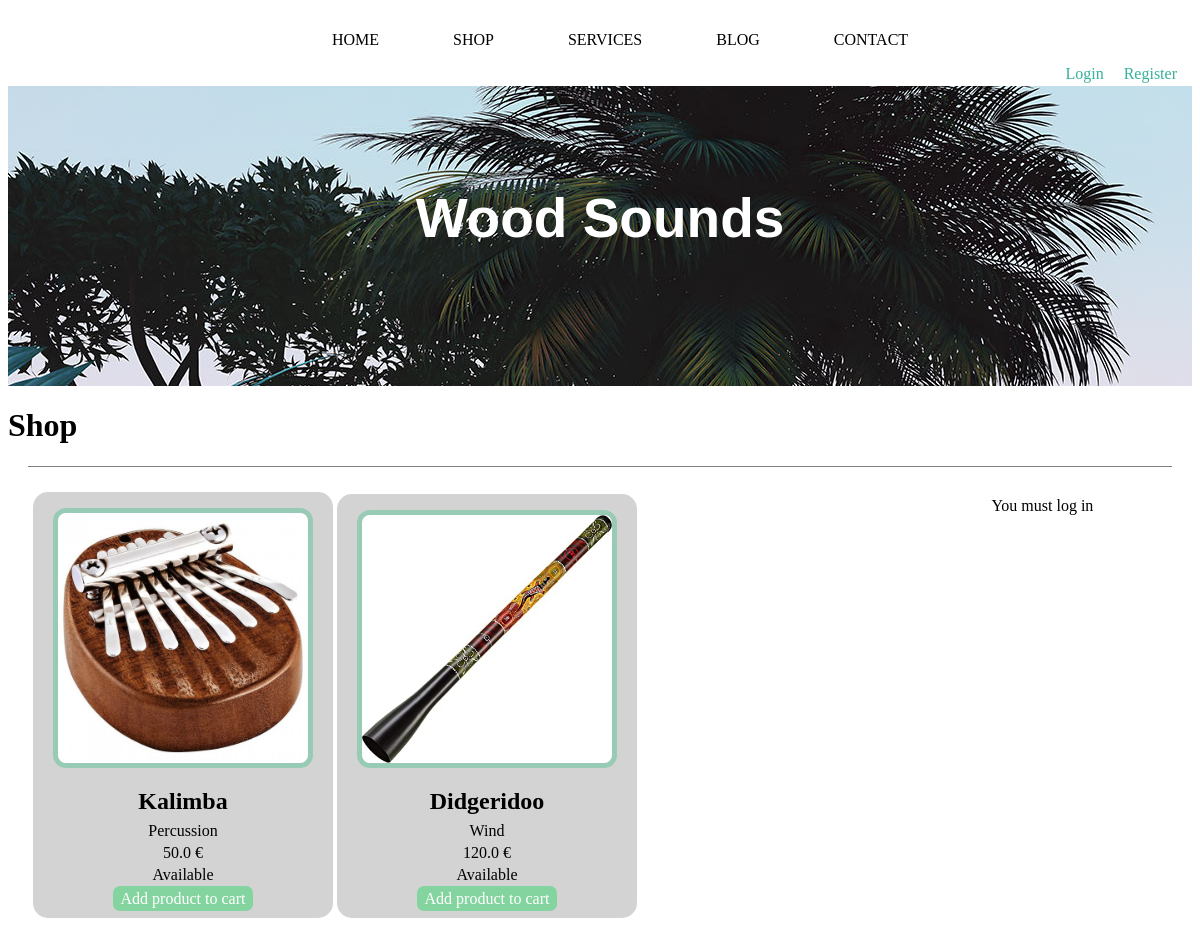
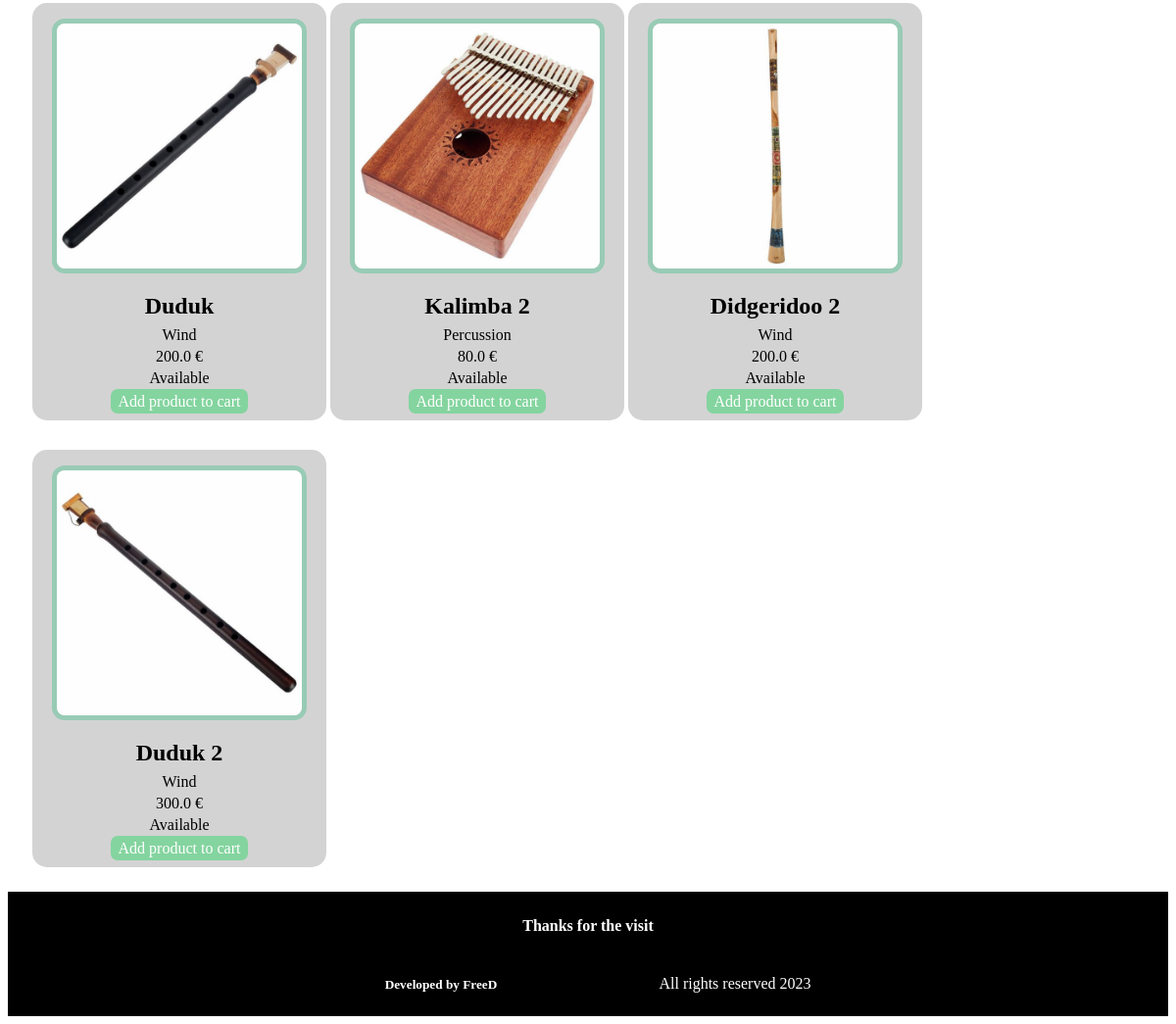
The app's page /shop/ with its own data (2 pictures, top to bottom).
### shop/models.py (models this page shows, shortened)
class Product(models.Model):
    name = models.CharField(max_length=50)
    category = models.ForeignKey(ProductCategory, on_delete=models.CASCADE)
    image = models.ImageField(upload_to="shop", null=True, blank=True)
    price = models.FloatField()
    availability = models.BooleanField(default=True)
    created = models.DateTimeField(auto_now_add=True)
    updated = models.DateTimeField(auto_now_add=True)
    class Meta():
        verbose_name = "product"
        verbose_name_plural = "products"

class ProductCategory(models.Model):
    name = models.CharField(max_length=50)
    created = models.DateTimeField(auto_now_add=True)
    updated = models.DateTimeField(auto_now_add=True)
    class Meta():
        verbose_name = "productcategory"
        verbose_name_plural = "productcategories"
    def __str__(self):
        return self.name

### shop/views.py (the view)
# urls.py: path('shop/', include(shop.urls)),
def shop(request):
    products = Product.objects.all()
    return render(request, "shop/shop.html", {"products": products})

### cart/context_processor.py (called while the page is built)
def cart_total_import(request):
    total = 0
    if request.user.is_authenticated:
        for key, value in request.session["cart"].items():
            total = total + float(value["price"])
    return {"cart_total_import": total}

### shop/templates/shop/shop.html
{% extends "webapp/base.html" %}
{% load static %}
{% block content %}
<main>
    <h1>Shop</h1>
    <section class="shop_section">
        <section class="cart">
            <div>
                {% if request.user.is_authenticated %}
                    {% include "cart/widget.html" %}
                {% else %}
                    You must log in
                {% endif %}
            </div>
        </section>
        <section class="products_section">
            {% for product in products %}
                <div class="products_display">
                    <div>
                        <p><img src="{{product.image.url}}" alt="Product image"
                                style="width: 250px; height: auto; border-radius: 13px; border: 5px solid rgb(152, 203, 181);"></p>
                    </div>
                    <div class="products_content">
                        <h2>{{product.name}}</h2>
                        <p>{{product.category}}</p>
                        <p>{{product.price}} €</p>
                        <p>
                            {% if product.availability == True %}
                                Available
                            {% endif %}
                        </p>
                        <p></p>
                        <a href="{% url 'cart:add' product.id %}" class="add_button">Add product to cart</a>
                    </div>
                </div>
            {% endfor %}
        </section>
    </section>
</main>
{% endblock %}

### webapp/templates/webapp/base.html (shortened to what this page needs)
{% load static %}
<!DOCTYPE html>
<html>
<head>
    <link rel="stylesheet" href="{% static 'webapp/css/base.css' %}">
</head>
<body>
    <nav>
        <ul class="nav">
            <li><a class="nav_a" href="{% url 'Home' %}">Home</a></li>
            <li><a class="nav_a" href="{% url 'Shop' %}">Shop</a></li>
            <li><a class="nav_a" href="{% url 'Services' %}">Services</a></li>
            <li><a class="nav_a" href="{% url 'Blog' %}">Blog</a></li>
            <li><a class="nav_a" href="{% url 'Contact' %}">Contact</a></li>
        </ul>
    </nav>
    <div class="aut">
            {% if user.is_authenticated %}
                Hi: {{ user.username }} &nbsp;&nbsp;&nbsp; <a href="{% url 'log_out' %}">Log out</a>
            {% else %}
                <a href="{% url 'log_in' %}">Login</a> &nbsp;&nbsp;&nbsp; <a href="{% url 'Authentication' %}">Register</a>
            {% endif %}
    </div>
    <header>
        <div id="banner">
            <h1>Wood Sounds</h1>
        </div>
    </header>
{% block content %}
{% endblock %}
    <footer>
        <h4>Thanks for the visit</h4>
        <div class="foot">
            <li><h5>Developed by FreeD</h5></li>
            <li><p>All rights reserved 2023</p></li>
        </div>
    </footer>
</body>
</html>

### webapp/static/webapp/css/base.css (style rules this page uses)
.nav { text-align: center; padding-top: 15px; }
.nav li { display: inline-block; text-transform: uppercase; padding-inline: 35px; font-family:'Lucida Sans'; color: black; }
.nav_a { color: inherit; text-decoration: none; }
.aut { font-family: 'Lucida Sans'; float: right; margin-right: 15px; }
.aut a { text-decoration: none; color: rgb(56, 176, 154); }
#banner { background-image: url("jungle.jpg"); min-height: 300px; }
#banner h1 { text-align: center; color: white; font-family: Helvetica; font-size: 55px; padding-top: 100px; }
.shop_section { margin: auto 20px; border-top: 1px solid gray; }
.products_section { margin: auto; text-align: left; padding: 10px 5px; }
.products_display { display: inline-block; text-align: center; margin: 15px auto; background-color: lightgray; border-radius: 15px; width: 300px; padding-bottom: 10px; }
.products_display div { text-align: center; margin: auto; }
.products_content h2 { margin: auto; padding-bottom: 5px; }
.products_content p { margin: auto; padding: 2px; }
.products_content a { padding: 4px 8px; border-radius: 7px; }
.add_button { background-color: rgb(132, 212, 159); text-decoration: none; color: white; }
.cart { float: right; margin: 20px 6%; text-align: center; padding: 10px; border-radius: 7px; }
.cart div { margin: auto; }
footer { position: fixed bottom; text-align: center; background-color: black; color: white; margin: 0; padding-top: 5px; padding-bottom: 1px; }
.foot li { display: inline-block; width: 25%; }

### records on screen
Product: image (picture), name "Kalimba", category "Percussion", price "50.0", availability "Available"
Product: image (picture), name "Didgeridoo", category "Wind", price "120.0", availability "Available"
Product: image (picture), name "Duduk", category "Wind", price "200.0", availability "Available"
Product: image (picture), name "Kalimba 2", category "Percussion", price "80.0", availability "Available"
Product: image (picture), name "Didgeridoo 2", category "Wind", price "200.0", availability "Available"
Product: image (picture), name "Duduk 2", category "Wind", price "300.0", availability "Available"
